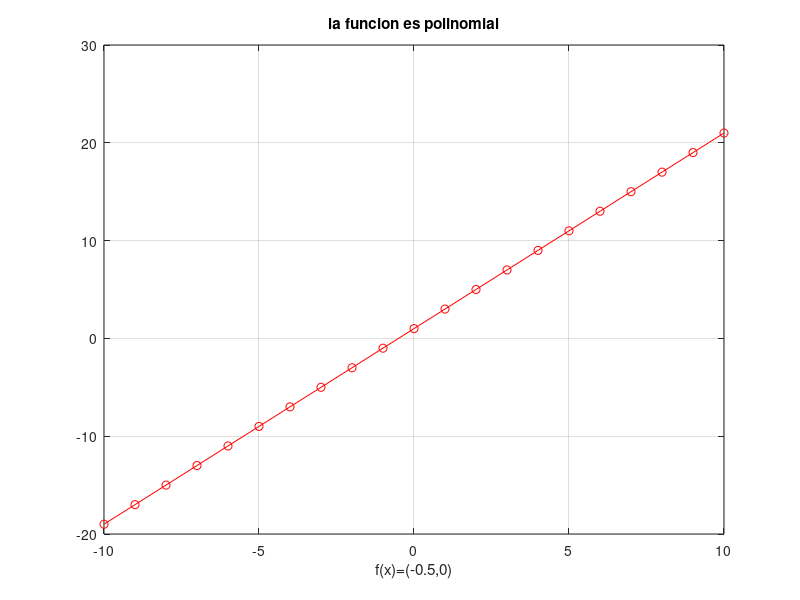

The MATLAB script that drew this image:
% Octave Script
% funcion                :4
% Title                  :Act20 Funciones algebraicas: polinomiales y racionales
% Description            :Script para recordar Funciones algebraicas: polinomiales y racionales 
% Author                 :Magali Valencia Clemente
% Date                   :17/11/2021
% Version                :1
% Usage                  :C:\Users\magali
%                        :octave>Funciones algebraicas: polinomiales y racionales

clear
% Dominio
x=[-10:1:10];
% Funcion a plotear
fx= (2.*x+1);
plot (x,fx, 'ro-');
% Realizar la grafica
grid on;
title( 'la funcion es polinomial');
xlabel ('f(x)=(-0.5,0)');